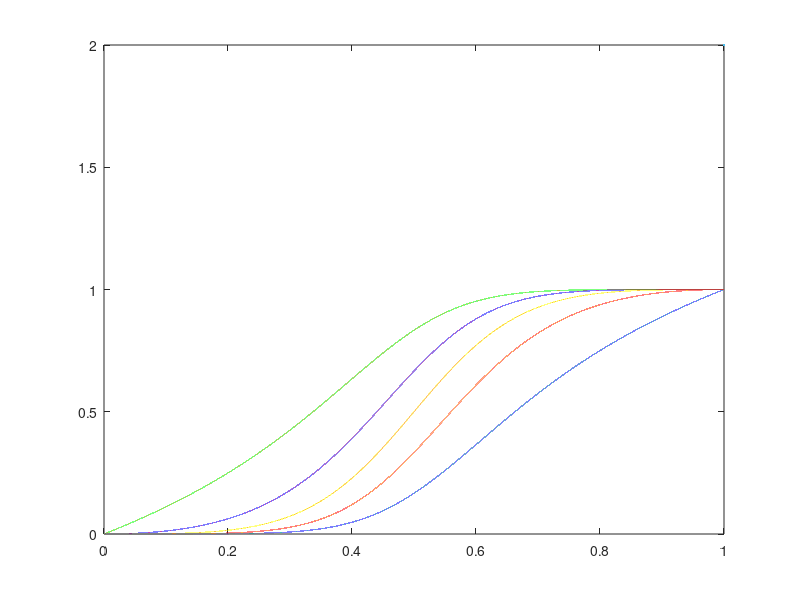

Write the MATLAB code that produced this figure. (Note: this script raises an error after producing the figure.)
clear
close all

n = 6;
k = 1 : n-1;

p = linspace(0, 1, 100000)';
lambda = (1 - p)./ p;

Pk = (1 - lambda.^k)./ (1 - lambda.^n);
Pk(1, :) = 0;
lincomp(plot(p, Pk, LineWidth=2), disp=true)

xlabel("$p$", Interpreter="latex")
ylabel("$Q_i$", Interpreter="latex")
pad_legend(legend("$i = "+k+"$", Interpreter="latex", Location="southeast"));

grid on

set(gcf, Position=[200 200 700 400])

exportgraphics(gca, "../gamble.pdf", BackgroundColor="none", ContentType="vector")
